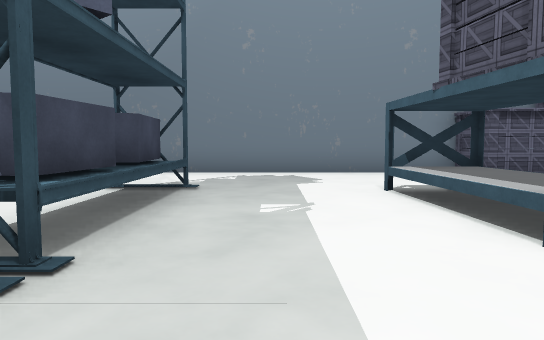
[1] (above)

21 first-person views from a walk through a 3-D level made in the Unity game engine. The camera is 1.5 m above the floor, tilts 4° down and sees 70° across. Doors are open. The floor is counted in squares, 2 m on a side. Each view is taken from the middle of a square. On the plan, view 1 faces up. The plan holds only what a view shows up to about 12 squares ahead; the rest is blank. The place goes on beyond the plan. The player character is not drawn. Some animated figures are left out. Some surface patterns are stand-ins.

[2]
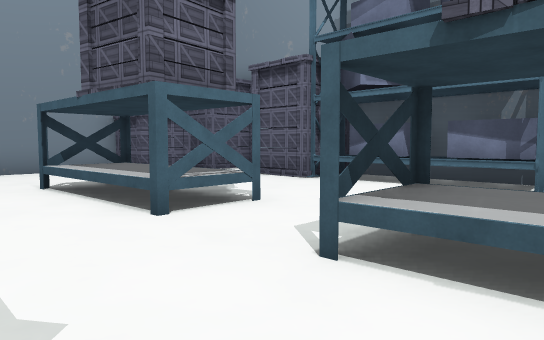

[3]
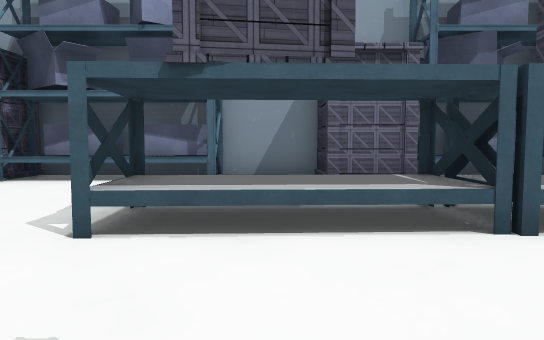

[4]
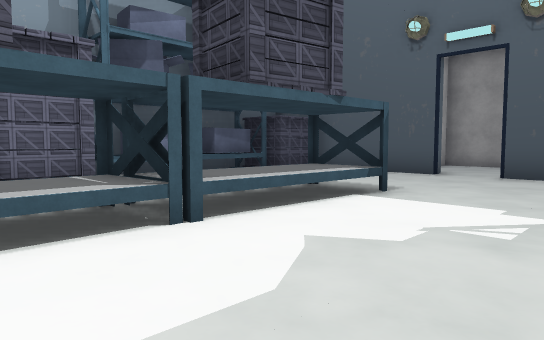

[5]
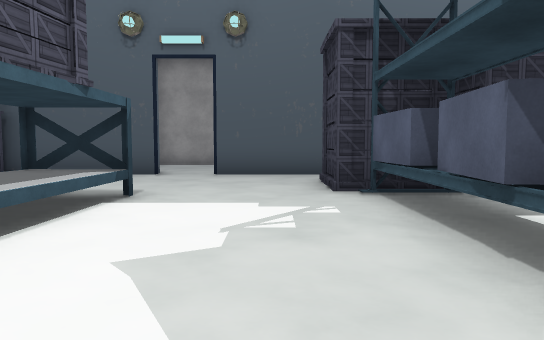

[6]
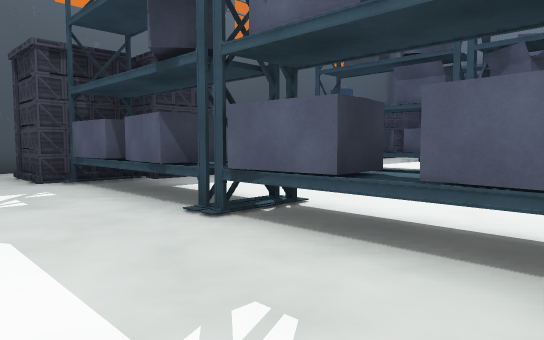

[7]
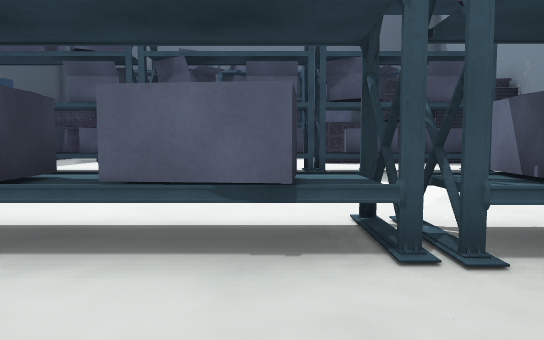

[8]
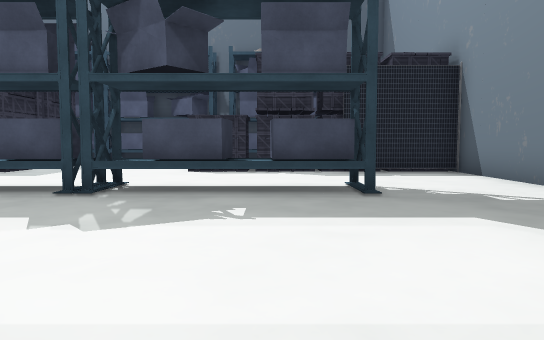

[9]
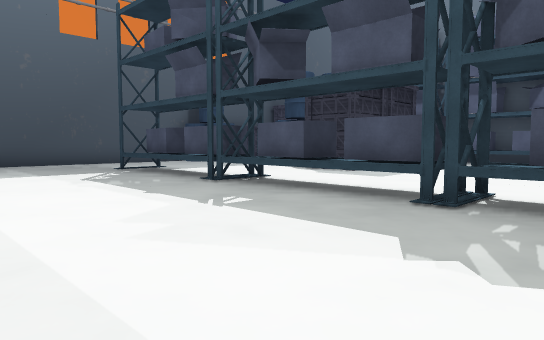

[10]
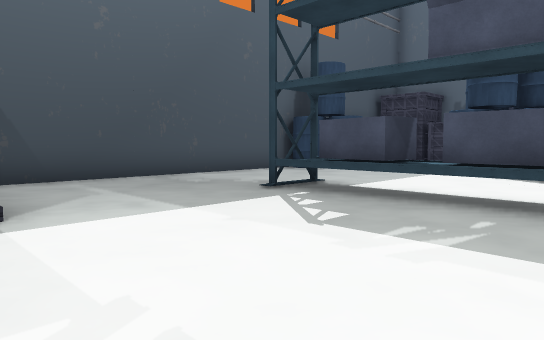

[11]
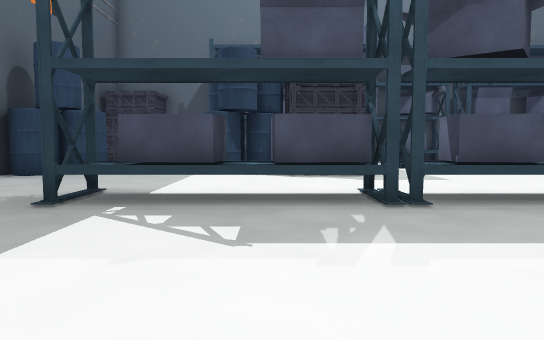

[12]
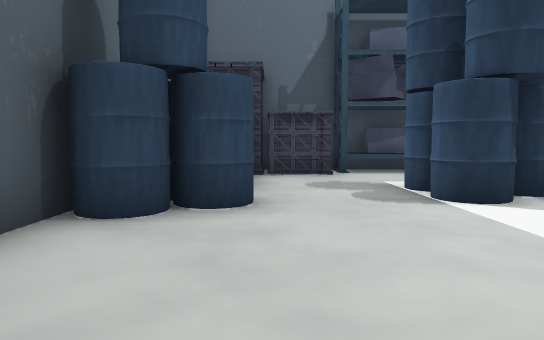

[13]
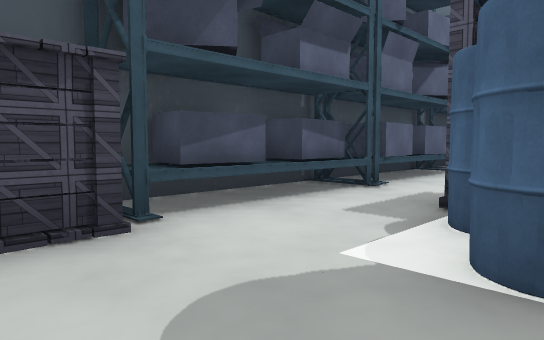

[14]
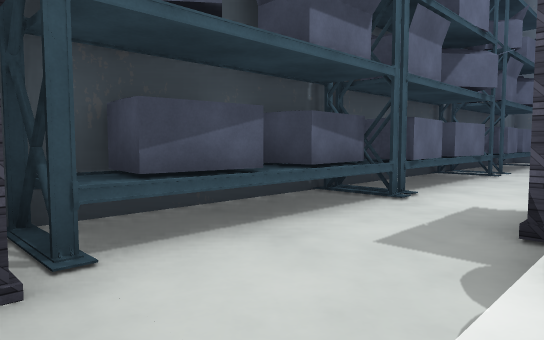

[15]
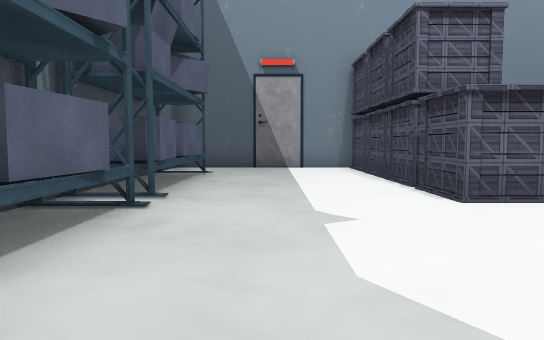

[16]
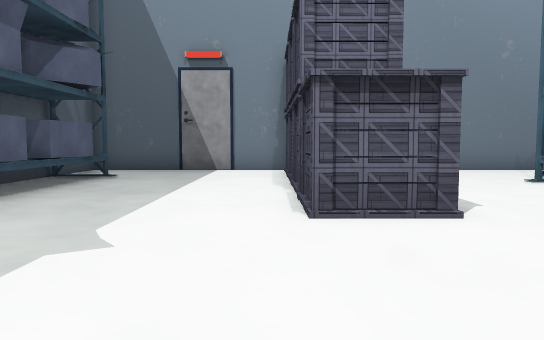

[17]
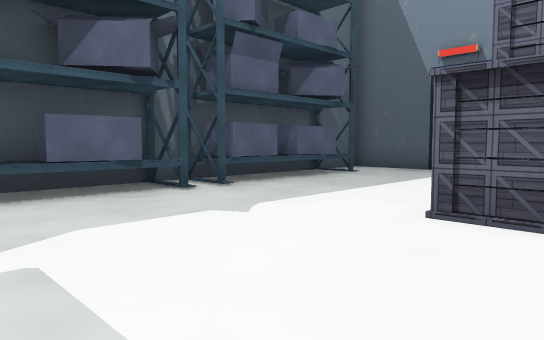

[18]
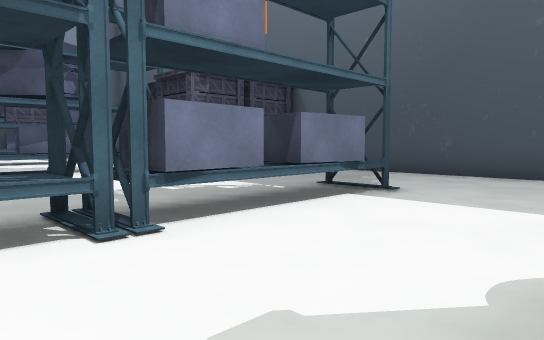

[19]
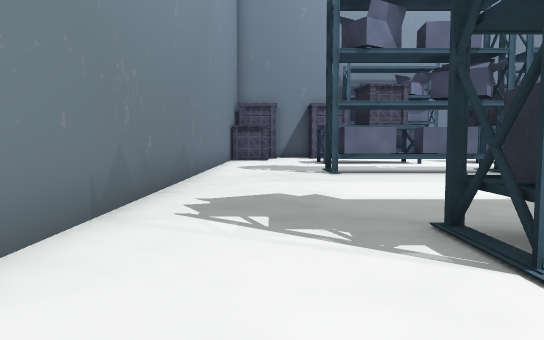

[20]
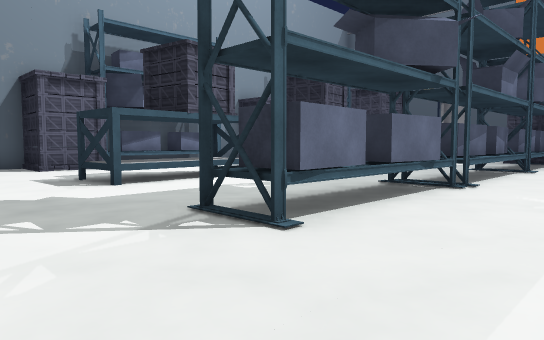

[21]
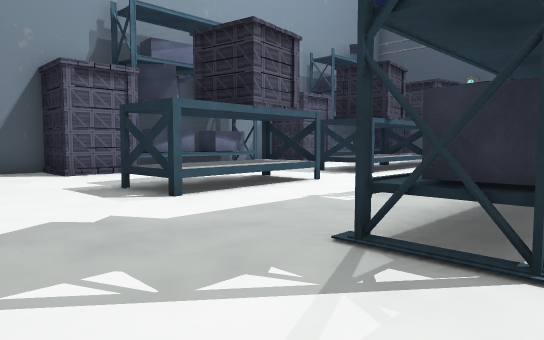

### Floor plan
Points are (right, up) in squares from view 1. A wall is a line through its corners. A room is listed if a view was taken in it or the views show most of it. See-through windows are left out.
Room 1 (views 1, 2, 3, 4, 5, 6, 7, 8, 9, 10, 11, 12, 13, 14, 15, 16, 17, 18, 19, 20, 21)
walls: (-8.7, -1.4) (-8.7, -2.6); (-8.7, -2.3) (-9.9, -2.3) (-8.7, -2.1); (-8.7, 2.6) (-8.7, 1.5); (-9.3, -2) (-8.7, -2.3); (-9.3, -2) (-9, -2.6); (-9.1, 2.3) (-9.2, 2.1); (-2.6, 2.1) (-2.6, 2.6); (-2.6, 2.3) (-1.4, 2.3) (-1.9, 2.1); (-9.4, 2.5) (-8.7, 2.2); (-9.9, -2.1) (-8.8, -2.3); (-2, 2) (-2.6, 1.8) (-2.6, 1.4); (-9.8, 2.4) (-9.2, 2.3) (-9.3, 2.1) (-8.6, 2.1); (-9.8, 2.4) (-8.7, 1.9); (-10, -2.1) (-8.6, -2.1); (-9.9, -2.3) (-9.3, -2); (-9.9, -2.3) (-9.9, -1.5); (-10, 2.3) (-8.6, 2.3); (-1.6, 2) (-2.3, 1.8); (-1.5, 2) (-2.1, 1.7); (-1.4, 1.8) (-1.8, 1.6); (-1.4, 1.8) (-2.6, 1.8); (-1.4, 2) (-1.4, 1.4); (-2.6, -3.7) (-2.6, -1.1); (-1.5, 2.3) (-2.2, 2.2); (-1.4, 2.2) (-2.2, 2.3); (-8.7, -6.6) (-8.7, -6.9); (-9.3, -6.5) (-8.7, -6.8); (-9.6, -6.6) (-8.6, -6.6); (-9.9, -6.8) (-8.7, -6.6); (-9.9, -6.9) (-9.9, -6.4) (-9.9, -6.8) (-9.5, -6.6) (-8.8, -6.7); (-2.6, -10.2) (1.4, -10.2); (-12.9, 9.8) (-12.9, 7.1); (-12.5, -10.2) (-5.4, -10.2); (-18.5, -2) (-19.1, -2.2); (-18.5, -2.1) (-19.8, -2.1); (-18.6, -1.7) (-19.9, -1.7); (-18.6, -1.9) (-18.6, -2.6); (-18.6, -2) (-19.6, -2.2); (-18.8, -1.6) (-19.9, -1.8) (-19.9, -6.4); (7.1, 0) (6.6, 0.2) (6.6, 0.5); (2.7, -10.2) (6.5, -10.2); (-18.6, -5.5) (-18.6, -6.2) (-19.7, -6.4); (-18.6, -6.2) (-19.2, -6.5); (-18.6, -6.3) (-19.8, -6.3); (7.7, 3.5) (7.7, 4.5); (-18.8, -6.1) (-19.2, -6.5); (-19.7, 3.9) (-19.7, 3.2); (-19.9, 3.3) (-19.9, -1.4); (-19.1, -6.2) (-19.6, -6.4); (5, 9.8) (-19.9, 9.8) (-19.9, 3.5); (6.6, -8.4) (6.6, -7.4); (8.1, -8.9) (8.1, 7.5)
low walls: (-2.6, -2.1) (-2.6, -2.6); (-1.4, 2.4) (-2.4, 2.4); (7.7, 0.4) (7.7, 1.1); (-19.7, 0.7) (-19.7, 0.1); (-19.7, -2.9) (-19.7, -3.5); (-19.7, -4.4) (-19.7, -5.9)
ways out: open door at (2, -10)
objects: crate (-20, -9) to (-18, -8); crate (-19, -7) to (-18, -7); other object (-19, -5) to (-19, -4); other object (-19, -3); other object (-19, -1) to (-19, 0); other object (-19, 1) to (-19, 2); other object (-19, 4) to (-19, 5); other object (-19, 6) to (-19, 7); crate (-16, -9) to (-15, -9); other object (-16, -4); crate (-16, -3) to (-15, -2); other object (-15, -5); other object (-15, -4); other object (-14, -10); other object (-14, -9); other object (-14, -5); crate (-14, -3) to (-13, -2); crate (-14, 3) to (-13, 4); crate (-14, 5) to (-13, 6); crate (-14, 7); crate (-14, 8) to (-13, 9); other object (-13, -10); other object (-10, -6) to (-9, -5); other object (-10, -4) to (-9, -3); other object (-10, -1) to (-9, 0); other object (-10, 1) to (-9, 1); other object (-10, 3) to (-9, 4); other object (-10, 5) to (-9, 6); crate (-4, -9) to (-3, -8); crate (-4, -7) to (-3, -7); crate (-2, -8) to (-1, -7); other object (-2, -6) to (-2, -5); other object (-2, -4) to (-2, -3); other object (-2, -2) to (-2, -1); other object (-2, 0) to (-2, 1); other object (-2, 3) to (-2, 4); other object (-2, 5) to (-2, 6); other object (2, -6) to (3, -3); other object (2, -2) to (3, 0); other object (2, 3) to (3, 6); crate (5, 9) to (6, 9); crate (7, -9); other object (7, -7); other object (7, -6) to (7, -5); crate (7, -3) to (7, -2); other object (7, 1) to (7, 2); other object (7, 3) to (7, 4); crate (7, 5) to (7, 6); crate (7, 8) to (7, 9)

Where each view was taken, in squares from view 1:
view 1: 0 up, 0 right, facing up
view 2: 1 down, 0 right, facing up-right
view 3: 1 down, 1 left, facing right
view 4: 1 down, 1 left, facing down-right
view 5: 1 down, 0 right, facing down
view 6: 1 up, 1 right, facing down-left
view 7: 1 up, 1 right, facing left
view 8: 5 up, 3 left, facing left
view 9: 4 up, 4 left, facing down-left
view 10: 2 down, 4 left, facing down-left
view 11: 4 down, 4 left, facing left
view 12: 8 down, 9 left, facing left
view 13: 8 down, 15 left, facing up-left
view 14: 7 down, 16 left, facing up-left
view 15: 2 down, 17 left, facing up
view 16: 1 down, 15 left, facing up
view 17: 1 down, 13 left, facing up-left
view 18: 1 down, 13 left, facing down-right
view 19: 8 up, 12 left, facing right
view 20: 9 up, 5 left, facing down-right
view 21: 9 up, 3 left, facing down-right
